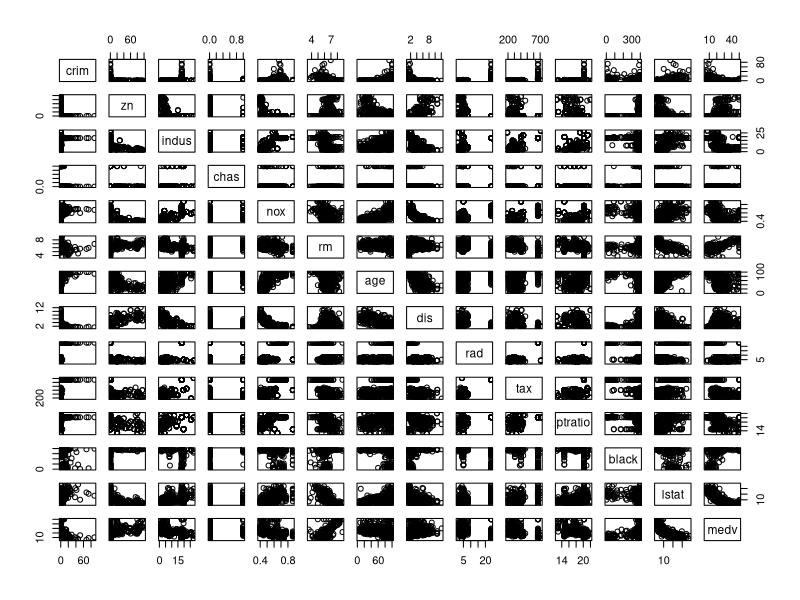
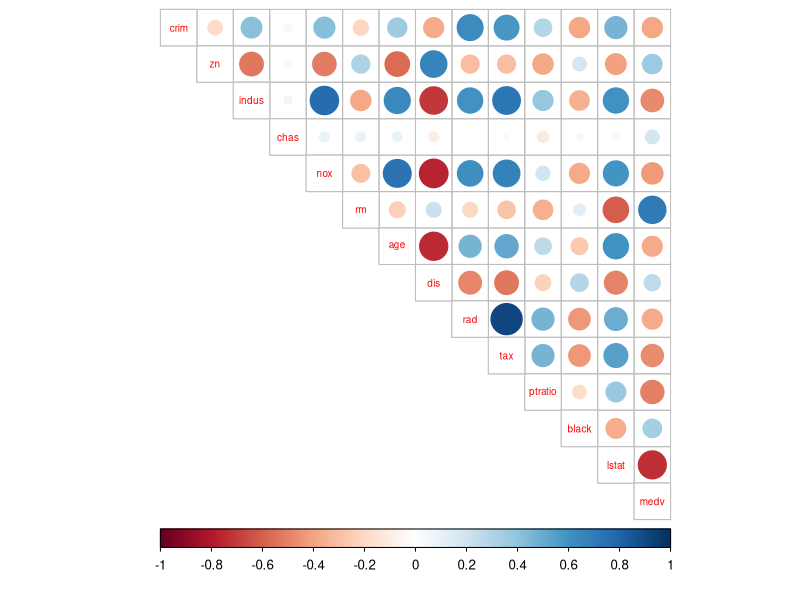
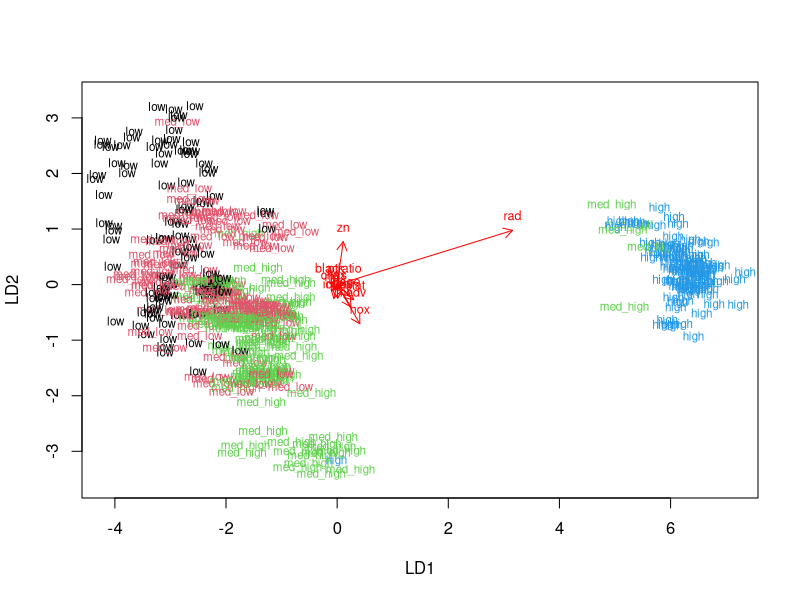
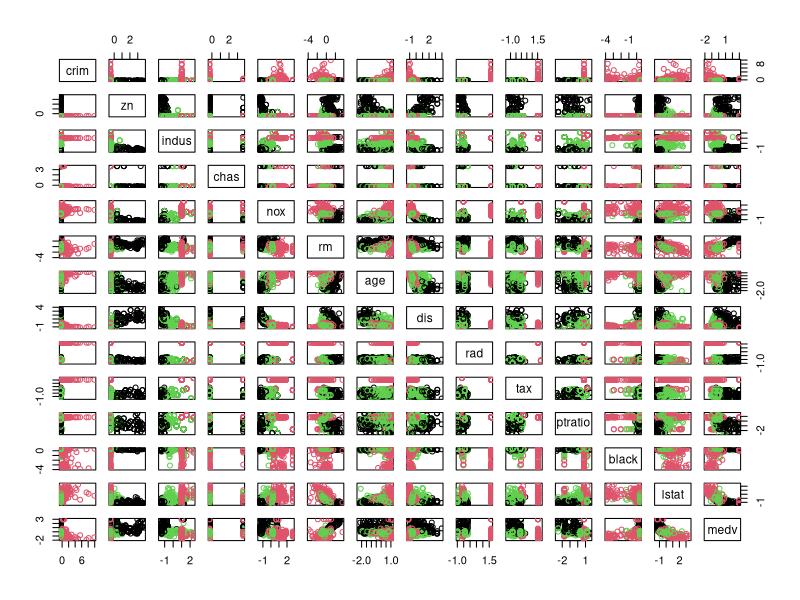

These figures' R source, in order:
## ---- chunk 1
library(MASS)
## ---- chunk 2
data("Boston")
## ---- chunk 3
str(Boston)
dim(Boston)
## ---- chunk 4
pairs(Boston)
library(MASS)
library(tidyverse)
library(corrplot)
## ---- chunk 5
cor_matrix<-cor(Boston) %>% round (digits = 2)
cor_matrix
corrplot(cor_matrix, method="circle", type = "upper", cl.pos = "b", tl.pos = "d", tl.cex = 0.6)
## ---- chunk 6
summary(Boston)
## ---- chunk 7
boston_scaled <- scale(Boston)
summary(boston_scaled)
## ---- chunk 8
boston_scaled <- as.data.frame(boston_scaled)
## ---- chunk 9
library(dplyr)
## ---- chunk 10
summary(boston_scaled$crim)
bins <- quantile(boston_scaled$crim)
bins
crime <- cut(boston_scaled$crim, breaks = bins, include.lowest = TRUE, labels = c("low", "med_low", "med_high", "high"))
table(crime)
boston_scaled <- dplyr::select(boston_scaled, -crim)
boston_scaled <- data.frame(boston_scaled, crime)
n <- nrow(boston_scaled)
ind <- sample(n,  size = n * 0.8)
train <- boston_scaled[ind,]
test <- boston_scaled[-ind,]
correct_classes <- boston_scaled$crim
## ---- chunk 11
lda.fit <- lda(crime ~ ., data = train)
lda.fit
lda.arrows <- function(x, myscale = 1, arrow_heads = 0.1, color = "red", tex = 0.75, choices = c(1,2)){
  heads <- coef(x)
  arrows(x0 = 0, y0 = 0, 
         x1 = myscale * heads[,choices[1]], 
         y1 = myscale * heads[,choices[2]], col=color, length = arrow_heads)
  text(myscale * heads[,choices], labels = row.names(heads), 
       cex = tex, col=color, pos=3)
}
classes <- as.numeric(train$crime)
plot(lda.fit, dimen = 2, col = classes, pch = classes)
lda.arrows(lda.fit, myscale = 1)
plot.new
## ---- chunk 12
data('Boston')
BostonAgain <- scale(Boston)
dist_eu <- dist(BostonAgain)
summary (dist_eu)
km <-kmeans(BostonAgain, centers = 3)
pairs(BostonAgain, col = km$cluster)
